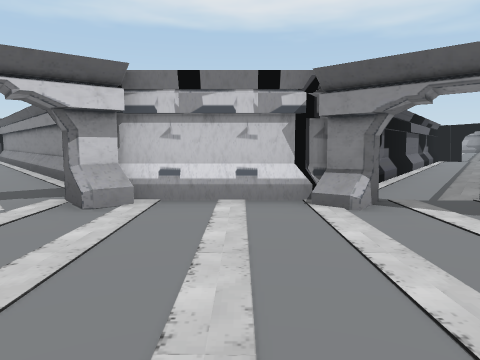
view 1 (above)

16 first-person views from a walk through a 3-D level made in the Unity game engine. The camera is 1.3 m above the floor, tilts 6° down and sees 70° across. The floor is counted in squares, 2 m on a side. Each view is taken from the middle of a square. On the plan, view 1 faces up. The plan holds only what a view shows up to about 10 squares ahead; the rest is blank. The place goes on beyond the plan. The player is left out. Some animated figures are left out. Door leaves are left out, so doorways stand open.

view 2
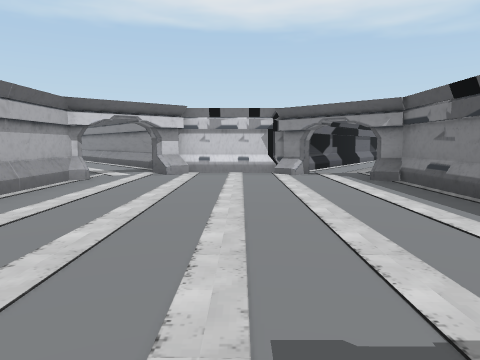

view 3
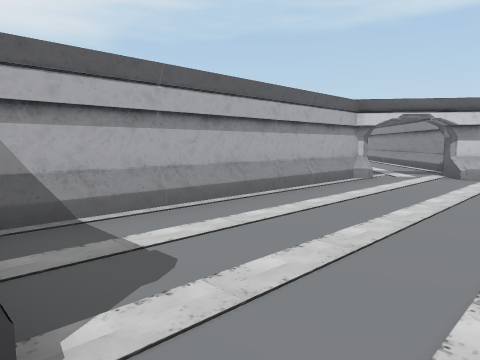

view 4
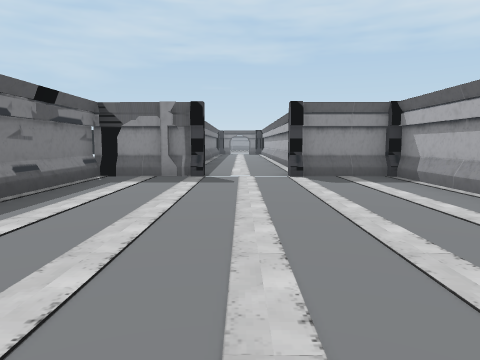

view 5
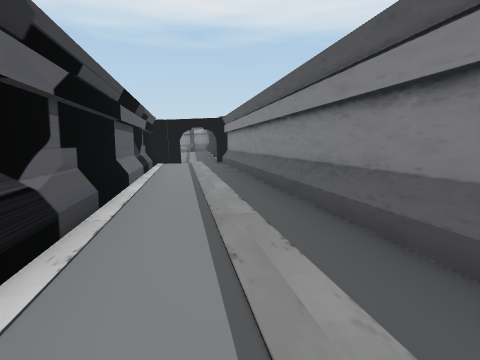

view 6
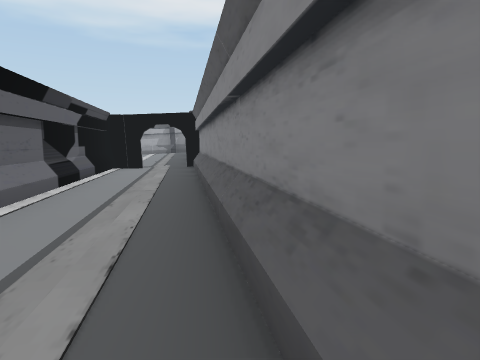

view 7
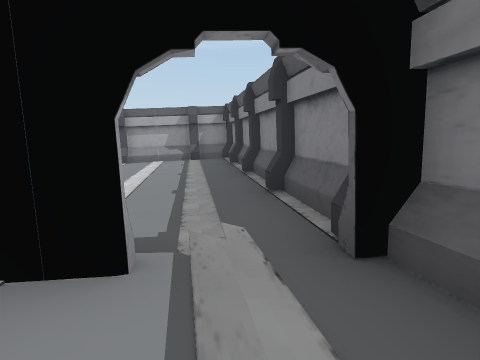

view 8
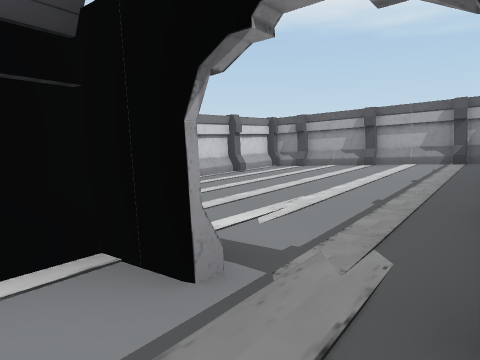

view 9
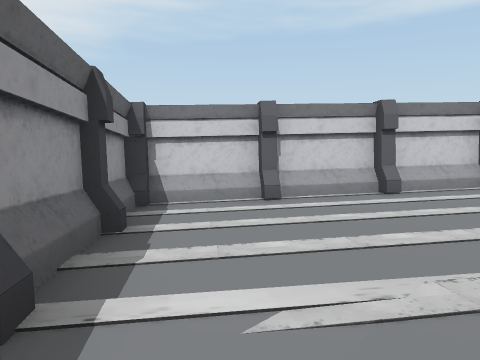

view 10
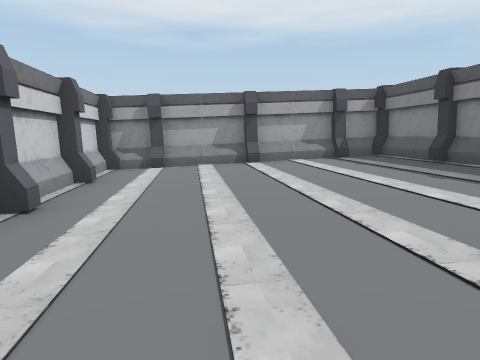

view 11
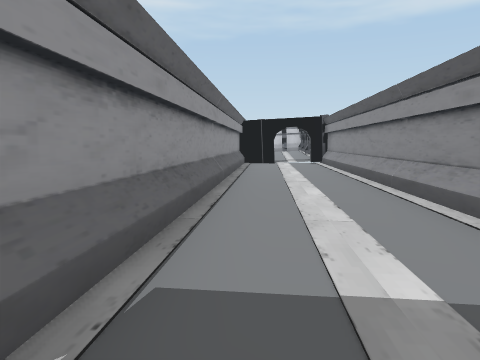

view 12
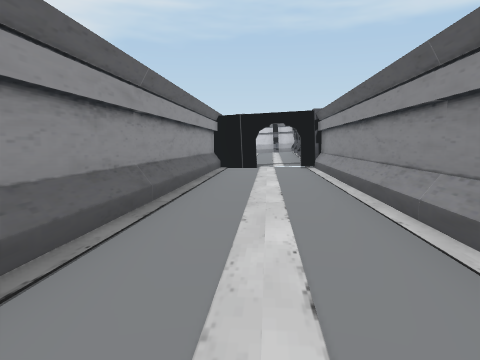

view 13
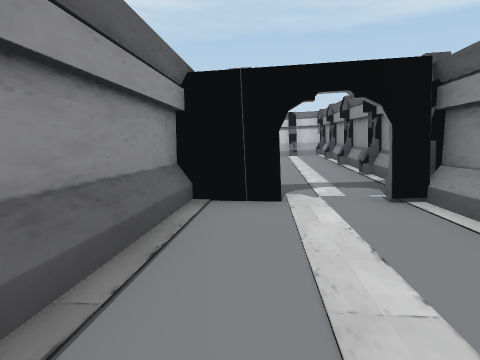

view 14
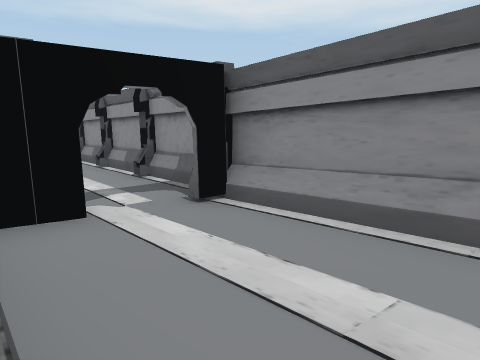

view 15
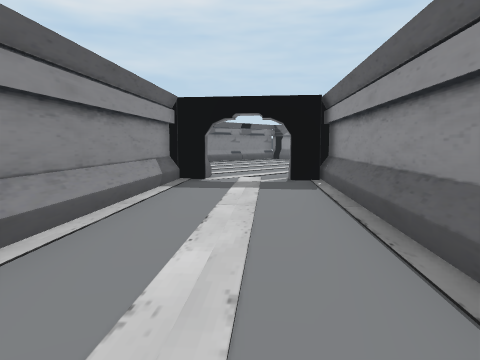

view 16
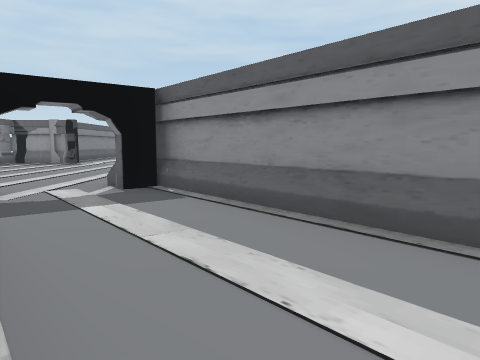

### Floor plan
Key: @ floor where view 1 was taken; # wall or solid block; . main floor; : floor 0.25 m higher than the main floor; - floor 0.25 m lower than the main floor; _ floor 0.5 m lower than the main floor; / step, stairs or slope; G gate.
Columns run from 11 left of view 1 to 15 right of it. Each row starts with its distance up from view 1.
 23                     ###
 22                    ##-###
 21                    #--..##
 20                   ##--..:##
 19                  ##---..::#
 18                 ##_--...:##
 17                 #__--..:##
 16                 ##_--../#
 15                  ##-..###
 14  #                ##G.#
 13 ##G#             ##..##
 12 #..##            #...#
 11 #...##          ##..##
 10 ##...##        ##..##
  9  #....##      ##...#
  8  ##....#      #...##
  7   ##...##    ##..##
  6    ##...##   #..##
  5     ##...#   ...#
  4      ##..####..##
  3       ##......##
  2        ##.....#
  1        #......#
  0        #...@..#
 -1        #......#
 -2        #......#
 -3        #......#
 -4        ####.G##

Where each view was taken, in squares from view 1:
view 1: 0 up, 0 right, facing up
view 2: 4 down, 0 right, facing up
view 3: 4 down, 0 right, facing up-left
view 4: 3 up, 0 right, facing down
view 5: 4 up, 2 right, facing up-right
view 6: 5 up, 4 right, facing up-right
view 7: 12 up, 8 right, facing up-right
view 8: 12 up, 9 right, facing up
view 9: 14 up, 10 right, facing up-left
view 10: 16 up, 7 right, facing up-right
view 11: 3 up, 3 left, facing up-left
view 12: 5 up, 4 left, facing up-left
view 13: 9 up, 8 left, facing up-left
view 14: 9 up, 9 left, facing up
view 15: 8 up, 7 left, facing down-right
view 16: 8 up, 5 left, facing down
